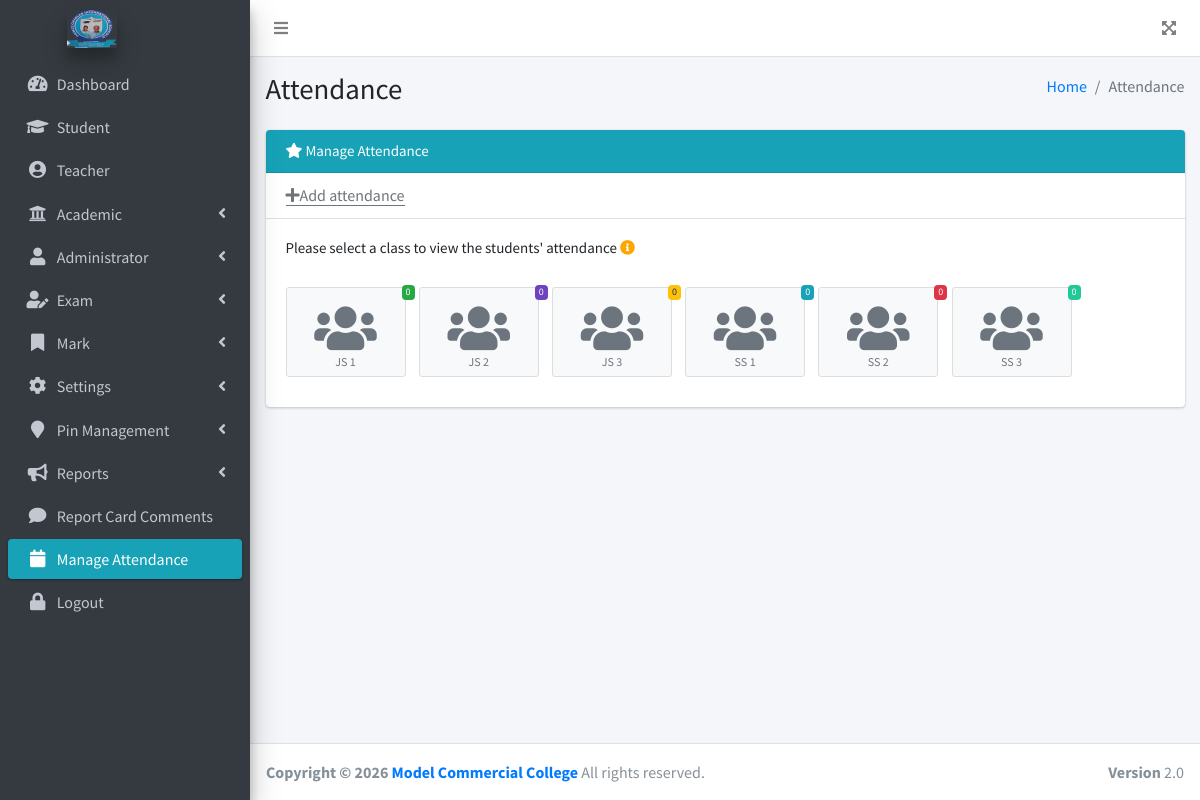
The app's page /admin/attendance.php (signed in) with its own data.
### tables this page shows
CREATE TABLE `general_settings` (
  `id` int(11) NOT NULL,
  `school_tagline` varchar(255) NOT NULL,
  `school_name` varchar(255) NOT NULL,
  `phone_no` varchar(255) NOT NULL,
  `email` varchar(255) NOT NULL,
  `address` varchar(255) NOT NULL,
  `footer` varchar(255) NOT NULL,
  `next_term_begins` varchar(255) NOT NULL,
  `current_school_session` varchar(200) NOT NULL,
  `no_times_school_open` int(11) NOT NULL,
  `logo` varchar(255) NOT NULL,
  `admin_login_bg` varchar(255) NOT NULL,
  `student_login_bg` varchar(255) NOT NULL,
  `teacher_login_bg` varchar(255) NOT NULL,
  `main_url` varchar(255) NOT NULL,
  `reg_no_prefix` varchar(10) NOT NULL,
  `terminal_report_bg_image` varchar(255) NOT NULL,
  `school_website` varchar(255) NOT NULL,
  `school_stamp` varchar(255) NOT NULL,
  `principal_name` varchar(255) NOT NULL
);

CREATE TABLE `classes` (
  `id` int(11) NOT NULL,
  `name` varchar(100) NOT NULL,
  `class_numeric` int(11) NOT NULL,
  `teacher_name` varchar(100) NOT NULL,
  `note` text NOT NULL,
  `show_position` varchar(10) NOT NULL DEFAULT 'yes'
);

### admin/attendance.php (the view, shortened to what the rows shown need)
<?php
if(isset($_SESSION['username'])){
    ?>
<!DOCTYPE html>
<html lang="en">
<head>
    <?php include('includes/styles.php');?>
</head>
<body class="hold-transition sidebar-mini layout-fixed">
<div class="wrapper">
    <?php include('includes/notifications.php');?>
    <?php include('includes/sidebar.php');?>
    <div class="content-wrapper">
        <div class="content-header">
            <div class="container-fluid">
                <div class="row mb-2">
                    <div class="col-sm-6">
                        <h1 class="m-0">Attendance </h1>
                    </div>
                    <div class="col-sm-6">
                        <ol class="breadcrumb float-sm-right">
                            <li class="breadcrumb-item"><a href="<?php echo $conn->base_url(); ?>">Home</a></li>
                            <li class="breadcrumb-item active">Attendance </li>
                        </ol>
                    </div>
                </div>
            </div>
        </div>
        <section class="content">
            <div class="container-fluid">
                <div class="row">
                 <section class="col-lg-12 connectedSortable">
                     <div class="card">
                         <div class="card-header" style="background: #17a2b8; color: #fff;">
                             <h3 class="card-title" style="font-size: 15px;">
                                     <i class="fa fa-star"></i>
                                 Manage Attendance
                             </h3>
                         </div>
                         <div class="card-header">
                             <h3 class="card-title">
                                 <a href="<?php echo $conn->base_url(); ?>add-attendance"><i class="fa fa-plus"></i>Add attendance
                                 </a>
                             </h3>
                         </div>
                         <div class="card-body">
                             <h3 class="card-title text-center" style="font-size: 15px;">
                                 Please select a class to view the students' attendance
                                 <i class="fa fa-info-circle" data-toggle="tooltip" title="N:B: Only classes with attendance added are clickable."></i>
                             </h3>
                             <br><br>
                             <div>
                                 <?php
                                  $sql = "SELECT * FROM classes";
                                  $conn->query($sql);
                                  $result = $conn->fetchMultiple();
                                  $n = 0;
                                  foreach ($result as $class){
                                      $class_name = $class->name;
                                      $badge_color = array('bg-success', 'bg-purple', 'bg-warning', 'bg-info', 'bg-danger', 'bg-teal');
                                      $sql = "SELECT COUNT(id) FROM attendance WHERE class =:class_id AND attendance !=''";
                                      $conn->query($sql);
                                      $conn->bind(":class_id", $class_name);
                                      $attendance_available = $conn->fetchColumn();
                                      $slugify_class_name = $conn->slugify($class_name);
                                      $link = $base_url."attendance/$slugify_class_name";
                                      ?>
                                      <a class="btn btn-app" style="min-width:120px; height: 90px;" <?php
                                         if($attendance_available != 0){
                                             echo "href='$link'";
                                         }
                                      ?>> <span class="badge <?php echo $badge_color[$n];?>" data-toggle="tooltip"
                                                title="<?php echo $attendance_available ?> attendance available in class <?php echo $class_name; ?>">
                                             <?php echo $attendance_available; ?>
                                          </span>
                                         <i class="fas fa-users" style="font-size: 50px;"> </i>
                                          <?php echo ucwords(str_replace('-', ' ', $class_name));?>
                                      </a>
                                      <?php
                                      $n++;
                                  }
                                 ?>
                             </div>
                         </div>
                     </div>
                 </section>
                </div>
          </div>
        </section>
            </div>
    <?php include 'includes/footer.php'; ?>
<?php
}
?>

### admin/includes/sidebar.php (shortened to what the rows shown need)
<aside class="main-sidebar sidebar-dark-primary elevation-4">
    <a href="<?php echo $base_url; ?>" class="brand-link">
        <img src="<?php echo $conn->base_url(); ?>upload/<?php echo $logo; ?>" alt="<?php echo $logo; ?>" class="brand-image img-circles elevation-4" style="opacity: .8">
    </a>
    <div class="sidebar">
        <nav class="mt-2">
            <ul class="nav nav-pills nav-sidebar flex-column" data-widget="treeview" role="menu" data-accordion="false">
                <li class="nav-item">
                    <a href="<?php echo $conn->base_url();  ?>" <?php
                      if(basename($_SERVER['SCRIPT_NAME']) == 'index.php'){
                          echo 'class = "nav-link active"';
                      }else{
                          echo 'class = "nav-link"';
                      }
                    ?>>
                        <i class="nav-icon fas fa-tachometer-alt"></i>
                        <p>
                            Dashboard
                        </p>
                    </a>
                </li>
                <li class="nav-item">
                    <a href="<?php echo $conn->base_url();?>student" <?php
                    if(basename($_SERVER['SCRIPT_NAME']) == 'student.php'
                       || basename($_SERVER['SCRIPT_NAME']) == 'add-student.php'
                       || basename($_SERVER['SCRIPT_NAME']) == 'edit-student.php'
                       || basename($_SERVER['SCRIPT_NAME']) == 'view-student.php'){
                        echo 'class = "nav-link active"';
                    }else{
                        echo 'class = "nav-link"';
                    }
                    ?>>
                        <i class="nav-icon fas fa-graduation-cap"></i>
                        <p>
                            Student
                        </p>
                    </a>
                </li>
                <li class="nav-item">
                    <a href="<?php echo $conn->base_url();?>teacher" <?php
                    if(basename($_SERVER['SCRIPT_NAME']) == 'teacher.php'
                       || basename($_SERVER['SCRIPT_NAME']) == 'add-teacher.php'
                       || basename($_SERVER['SCRIPT_NAME']) == 'view-teacher.php'
                       || basename($_SERVER['SCRIPT_NAME']) == 'edit-teacher.php'){
                        echo 'class = "nav-link active"';
                    }else{
                        echo 'class = "nav-link"';
                    }
                    ?>>
                        <i class="nav-icon fas fa-user-circle"></i>
                        <p>
                          Teacher
                        </p>
                    </a>
                </li>
                <li <?php
                   if(basename($_SERVER['SCRIPT_NAME']) == 'class.php'
                       || basename($_SERVER['SCRIPT_NAME']) == 'section.php'
                       || basename($_SERVER['SCRIPT_NAME']) == 'add-section.php'
                       || basename($_SERVER['SCRIPT_NAME']) == 'edit-section.php'
                       || basename($_SERVER['SCRIPT_NAME']) == 'subject.php'
                       || basename($_SERVER['SCRIPT_NAME']) == 'add-class.php'
                       || basename($_SERVER['SCRIPT_NAME']) == 'edit-class.php'
                       || basename($_SERVER['SCRIPT_NAME']) == 'edit-subject.php'
                       || basename($_SERVER['SCRIPT_NAME']) == 'add-subject.php'
                       || basename($_SERVER['SCRIPT_NAME']) == 'promotion.php'){
                    echo 'class = "nav-item menu-open"';
                }else{
                    echo 'class = "nav-item"';
                }
                ?>>
                    <a href="#" class="nav-link">
                        <i class="nav-icon fas fa-university"></i>
                        <p>
                            Academic
                            <i class="fas fa-angle-left right"></i>
                        </p>
                    </a>
                </li>
                <li <?php
                if(basename($_SERVER['SCRIPT_NAME']) == 'resetpassword.php'
                  || basename($_SERVER['SCRIPT_NAME']) == 'systemadmin.php'){
                    echo 'class = "nav-item menu-open"';
                }else{
                    echo 'class = "nav-item"';
                }
                ?>>
                    <a href="#" class="nav-link">
                        <i class="nav-icon fas fa-user"></i>
                        <p>
                            Administrator
                            <i class="fas fa-angle-left right"></i>
                        </p>
                    </a>
                </li>
                <li <?php
                if(basename($_SERVER['SCRIPT_NAME']) == 'exam.php'
                  || basename($_SERVER['SCRIPT_NAME']) == 'add-exam.php'
                  || basename($_SERVER['SCRIPT_NAME']) == 'edit-exam.php'
                  || basename($_SERVER['SCRIPT_NAME']) == 'add-grade.php'
                  || basename($_SERVER['SCRIPT_NAME']) == 'edit-grade.php'
                  || basename($_SERVER['SCRIPT_NAME']) == 'grade.php'){
                    echo 'class = "nav-item menu-open"';
                }else{
                    echo 'class = "nav-item"';
                }
                ?>>
                    <a href="#" class="nav-link">
                        <i class="nav-icon fas fa-user-edit"></i>
                        <p>
                            Exam
                            <i class="fas fa-angle-left right"></i>
                        </p>
                    </a>
                </li>
                    <li <?php
                if(basename($_SERVER['SCRIPT_NAME']) == 'mark.php'
                  || basename($_SERVER['SCRIPT_NAME']) == 'view-mark.php'
                  || basename($_SERVER['SCRIPT_NAME']) == 'add-mark.php'){
                    echo 'class = "nav-item menu-open"';
                }else{
                    echo 'class = "nav-item"';
                }
                ?>>
                    <a href="#" class="nav-link">
                        <i class="nav-icon fas fa-bookmark"></i>
                        <p>
                            Mark
                            <i class="fas fa-angle-left right"></i>
                        </p>
                    </a>
                </li>
                <li <?php
                if(basename($_SERVER['SCRIPT_NAME']) == 'settings.php'
                   || basename($_SERVER['SCRIPT_NAME']) == 'show-position.php'){
                    echo 'class = "nav-item menu-open"';
                }else{
                    echo 'class = "nav-item"';
                }
                ?>>
                    <a href="#" class="nav-link">
                        <i class="nav-icon fas fa-cog"></i>
                        <p>
                            Settings
                            <i class="fas fa-angle-left right"></i>
                        </p>
                    </a>
                </li>
                <li <?php
                if(basename($_SERVER['SCRIPT_NAME']) == 'view-pins-requests.php'
                  || basename($_SERVER['SCRIPT_NAME']) == 'generate-pins.php'
                  || basename($_SERVER['SCRIPT_NAME']) == 'set-card-usage-limit.php'
                  || basename($_SERVER['SCRIPT_NAME']) == 'set-card-expire-date.php'){
                    echo 'class = "nav-item menu-open"';
                }else{
                    echo 'class = "nav-item"';
                }
                ?>>
                    <a href="#" class="nav-link">
                        <i class="nav-icon fa fa-map-marker"></i>
                        <p>
                            Pin Management
                            <i class="fas fa-angle-left right"></i>
                        </p>
                    </a>
                </li>
                <li <?php
                if(basename($_SERVER['SCRIPT_NAME']) == 'terminal-report.php'){
                    echo 'class = "nav-item menu-open"';
                }else{
                    echo 'class = "nav-item"';
                }
                ?>>
                    <a href="#" class="nav-link">
                        <i class="nav-icon fas fa-bullhorn"></i>
                        <p>
                            Reports
                            <i class="fas fa-angle-left right"></i>
                        </p>
                    </a>
                </li>
                <li class="nav-item">
                    <a href="<?php echo $conn->base_url();?>report-comments" <?php
                    if(basename($_SERVER['SCRIPT_NAME']) == 'report-comments.php'
                       ||basename($_SERVER['SCRIPT_NAME']) == 'add-comment.php' ){
                        echo 'class = "nav-link active"';
                    }else{
                        echo 'class = "nav-link"';
                    }
                    ?>>
                        <i class="nav-icon fas fa-comment"></i>
                        <p>Report Card Comments
                        </p>
                    </a>
                </li>
                <li class="nav-item">
                    <a href="<?php echo $conn->base_url();?>attendance" <?php
                    if(basename($_SERVER['SCRIPT_NAME']) == 'attendance.php'
                        ||basename($_SERVER['SCRIPT_NAME']) == 'add-attendance.php' ){
                        echo 'class = "nav-link active"';
                    }else{
                        echo 'class = "nav-link"';
                    }
                    ?>>
                        <i class="nav-icon fas fa-calendar"></i>
                        <p>Manage Attendance
                        </p>
                    </a>
                </li>
                <li class="nav-item">
                    <a href="<?php echo $conn->base_url();?>logout" <?php
                    if(basename($_SERVER['SCRIPT_NAME']) == 'logout.php'){
                        echo 'class = "nav-link active"';
                    }else{
                        echo 'class = "nav-link"';
                    }
                    ?>>
                        <i class="nav-icon fas fa-lock"></i>
                        <p>Logout
                        </p>
                    </a>
                </li>
            </ul>
        </nav>
    </div>
</aside>

### admin/includes/footer.php (shortened to what the rows shown need)
<footer class="main-footer">
    <strong>Copyright &copy; <?php echo date('Y'); ?> <a href="<?php echo $main_url; ?>"><?php echo $footer; ?></a></strong>
    All rights reserved.
    <div class="float-right d-none d-sm-inline-block">
        <b>Version</b> 2.0
    </div>
</footer>
</div>
</body>
</html>

### records on screen
general_settings: main_url+logo (picture), footer "Model Commercial College"
classes: attendance_available "0", name "JS 1"
classes: attendance_available "0", name "JS 2"
classes: attendance_available "0", name "JS 3"
classes: attendance_available "0", name "SS 1"
classes: attendance_available "0", name "SS 2"
classes: attendance_available "0", name "SS 3"
